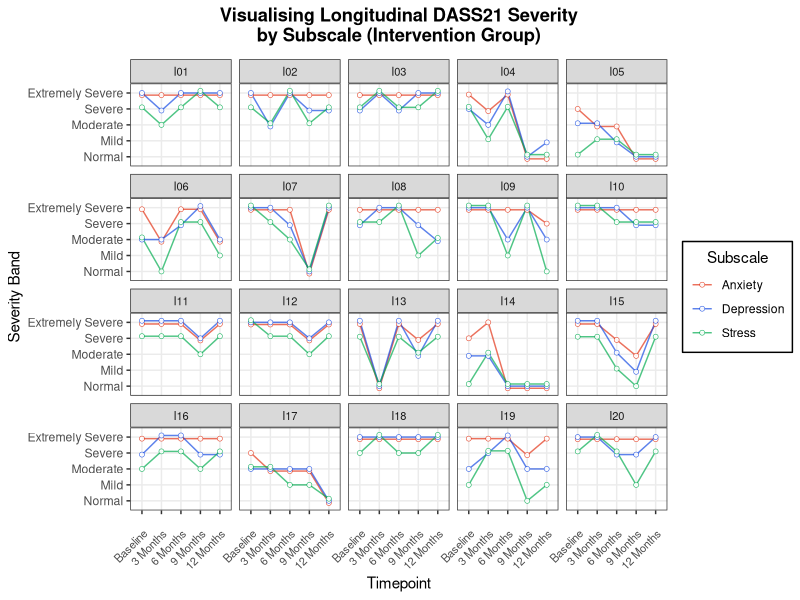
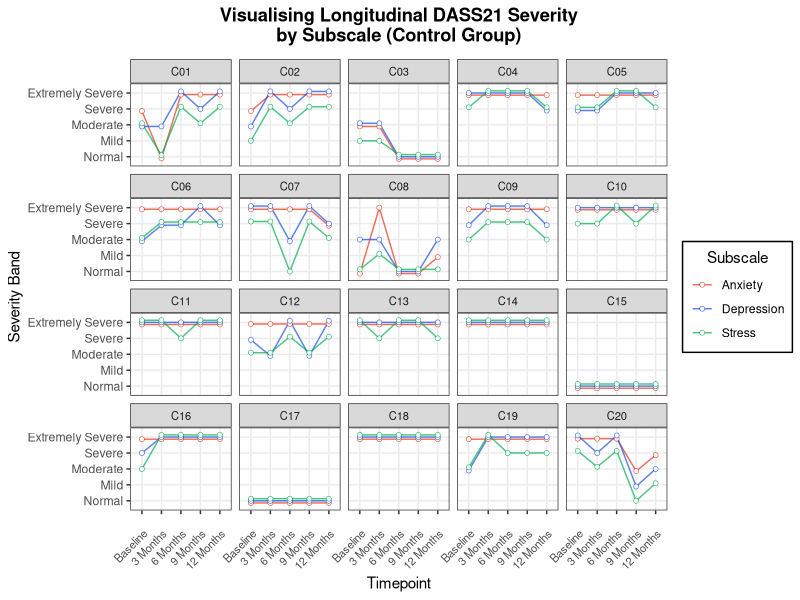

Write the R code that produced these figures, in order.
## ---- chunk 1
suppressPackageStartupMessages(library(tidyverse))

# Load data
data <- read.csv(here::here("data", "simulated_dass21_full.csv"))

# Multiply subscale scores by 2 to match DASS42 scoring conventions
scored_data <- data %>%
  mutate(across(c(DASS_Anxiety, DASS_Depression, DASS_Stress), ~ .x * 2))

# Reshape to long format
dass_long <- scored_data %>%
  pivot_longer(cols = c(DASS_Anxiety, DASS_Depression, DASS_Stress),
              names_to = "subscale",
              values_to = "score") %>%
  mutate(timepoint = factor(timepoint, levels = c("baseline", "3_months", "6_months", "9_months", "12_months")))
## ---- chunk 2
classify_severity <- function(score, subscale) {
  if (subscale == "DASS_Depression") {
    cut(score, breaks = c(-Inf, 9, 13, 20, 27, Inf),
        labels = c("Normal", "Mild", "Moderate", "Severe", "Extremely Severe"), right = TRUE)
  } else if (subscale == "DASS_Anxiety") {
    cut(score, breaks = c(-Inf, 7, 9, 14, 19, Inf),
        labels = c("Normal", "Mild", "Moderate", "Severe", "Extremely Severe"), right = TRUE)
  } else if (subscale == "DASS_Stress") {
    cut(score, breaks = c(-Inf, 14, 18, 25, 33, Inf),
        labels = c("Normal", "Mild", "Moderate", "Severe", "Extremely Severe"), right = TRUE)
  } else {
    return(NA)
  }
}

dass_long <- dass_long %>%
  mutate(severity_band = mapply(classify_severity, score, subscale))
## ---- chunk 3
intervention_data <- dass_long %>% filter(group == "intervention")

# Define timepoint labels
timepoint_labels <- c(
  "baseline" = "Baseline",
  "3_months" = "3 Months",
  "6_months" = "6 Months",
  "9_months" = "9 Months",
  "12_months" = "12 Months"
)

intervention_data$severity_band <- factor(intervention_data$severity_band,
                                          levels = c("Normal", "Mild", "Moderate", "Severe", "Extremely Severe"))

ggplot(intervention_data, aes(x = severity_band, y = timepoint, colour = subscale)) +
  geom_path(aes(group = interaction(id, subscale)),
            position = position_dodge(width = 0.4), alpha = 0.7) +
  geom_point(aes(group = interaction(id, subscale)),
            position = position_dodge(width = 0.4),
            size = 1.5, shape = 21, fill = "white", stroke = 0.3, alpha = 0.9) +
  scale_colour_manual("Subscale",
                      values = c("DASS_Anxiety" = "#E23418",
                                "DASS_Depression" = "#184CE2",
                                "DASS_Stress" = "#03AC50"),
                      labels = c("Anxiety", "Depression", "Stress")) +
  scale_y_discrete(labels = timepoint_labels) +
  coord_flip() +
  facet_wrap(~id) +
  theme_bw() +
  labs(
    title = "Visualising Longitudinal DASS21 Severity\nby Subscale (Intervention Group)",
    x = "Severity Band",
    y = "Timepoint"
  ) +
  theme(
    axis.text.y = element_text(angle = 0, hjust = 1),
    axis.text.x = element_text(angle = 45, size = 8, hjust = 1, margin = margin(t = 10)),
    plot.title = element_text(hjust = 0.5, face = "bold", margin = margin(b = 10)),
    strip.text = element_text(size = 8),
    legend.background = element_rect(fill = "white", colour = "black", linewidth = 0.5),
    legend.title = element_text(hjust = 0.5),
    legend.key = element_rect(fill = "white", colour = NA),
    legend.spacing.y = unit(5, "pt")
  )
## ---- chunk 4
control_data <- dass_long %>% filter(group == "control")

control_data$severity_band <- factor(control_data$severity_band,
                                    levels = c("Normal", "Mild", "Moderate", "Severe", "Extremely Severe"))

ggplot(control_data, aes(x = severity_band, y = timepoint, colour = subscale)) +
  geom_path(aes(group = interaction(id, subscale)),
            position = position_dodge(width = 0.4), alpha = 0.7) +
  geom_point(aes(group = interaction(id, subscale)),
            position = position_dodge(width = 0.4),
            size = 1.5, shape = 21, fill = "white", stroke = 0.3, alpha = 0.9) +
  scale_colour_manual("Subscale",
                      values = c("DASS_Anxiety" = "#E23418",
                                "DASS_Depression" = "#184CE2",
                                "DASS_Stress" = "#03AC50"),
                      labels = c("Anxiety", "Depression", "Stress")) +
  scale_y_discrete(labels = timepoint_labels) +
  coord_flip() +
  facet_wrap(~id) +
  theme_bw() +
  labs(
    title = "Visualising Longitudinal DASS21 Severity\nby Subscale (Control Group)",
    x = "Severity Band",
    y = "Timepoint"
  ) +
  theme(
    axis.text.y = element_text(angle = 0, hjust = 1),
    axis.text.x = element_text(angle = 45, size = 8, hjust = 1, margin = margin(t = 10)),
    plot.title = element_text(hjust = 0.5, face = "bold", margin = margin(b = 10)),
    strip.text = element_text(size = 8),
    legend.background = element_rect(fill = "white", colour = "black", linewidth = 0.5),
    legend.title = element_text(hjust = 0.5),
    legend.key = element_rect(fill = "white", colour = NA),
    legend.spacing.y = unit(5, "pt")
  )
